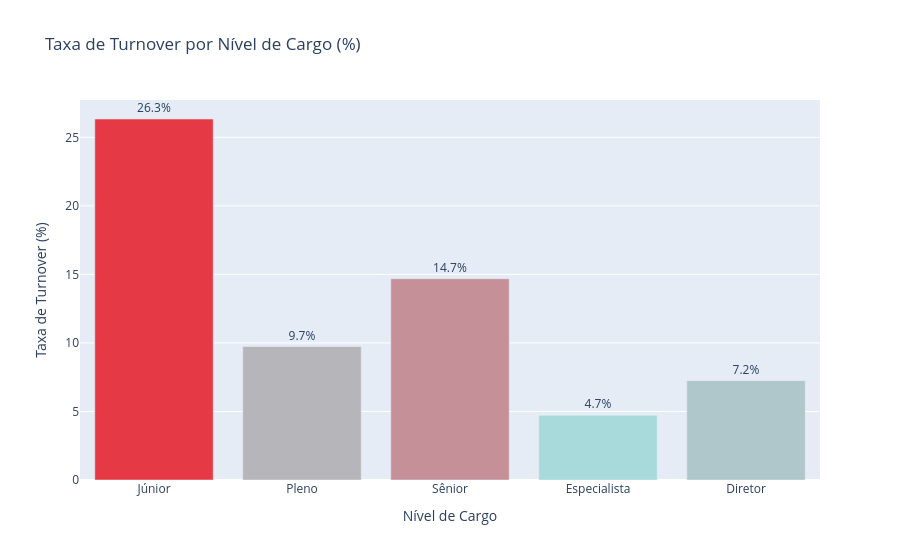

Notebook code for this chart:
### Code cell
# Nível de cargo e turnover
nivel_labels = {1: 'Júnior', 2: 'Pleno', 3: 'Sênior', 4: 'Especialista', 5: 'Diretor'}
df['nivel_cargo'] = df['JobLevel'].map(nivel_labels)

turnover_nivel = df.groupby('nivel_cargo')['Attrition'].apply(
    lambda x: (x == 'Yes').sum() / len(x) * 100
).reset_index()
turnover_nivel.columns = ['nivel', 'taxa']

ordem = ['Júnior', 'Pleno', 'Sênior', 'Especialista', 'Diretor']
turnover_nivel['nivel'] = pd.Categorical(turnover_nivel['nivel'], categories=ordem, ordered=True)
turnover_nivel = turnover_nivel.sort_values('nivel')

fig = px.bar(
    turnover_nivel, x='nivel', y='taxa',
    color='taxa',
    color_continuous_scale=['#A8DADC', '#E63946'],
    title='Taxa de Turnover por Nível de Cargo (%)',
    labels={'nivel': 'Nível de Cargo', 'taxa': 'Taxa de Turnover (%)'},
    text=turnover_nivel['taxa'].round(1).astype(str) + '%'
)
fig.update_traces(textposition='outside')
fig.update_layout(coloraxis_showscale=False)
fig.show()

### Figure 1 — Plotly figure (JSON) as saved in the notebook; plotly's stock layout.template omitted (floating-point values rounded to 4 significant figures)
{"data": [{"hovertemplate": "Nível de Cargo=%{x}<br>Taxa de Turnover (%)=%{marker.color}<br>text=%{text}<extra></extra>", "legendgroup": "", "marker": {"color": [26.34, 9.738, 14.68, 4.717, 7.246], "coloraxis": "coloraxis", "pattern": {"shape": ""}}, "name": "", "orientation": "v", "showlegend": false, "text": ["26.3%", "9.7%", "14.7%", "4.7%", "7.2%"], "textposition": "outside", "type": "bar", "x": ["Júnior", "Pleno", "Sênior", "Especialista", "Diretor"], "xaxis": "x", "y": [26.34, 9.738, 14.68, 4.717, 7.246], "yaxis": "y"}], "layout": {"barmode": "relative", "coloraxis": {"colorbar": {"title": {"text": "Taxa de Turnover (%)"}}, "colorscale": [[0.0, "#A8DADC"], [1.0, "#E63946"]], "showscale": false}, "legend": {"tracegroupgap": 0}, "title": {"text": "Taxa de Turnover por Nível de Cargo (%)"}, "xaxis": {"anchor": "y", "domain": [0.0, 1.0], "title": {"text": "Nível de Cargo"}}, "yaxis": {"anchor": "x", "domain": [0.0, 1.0], "title": {"text": "Taxa de Turnover (%)"}}}}
